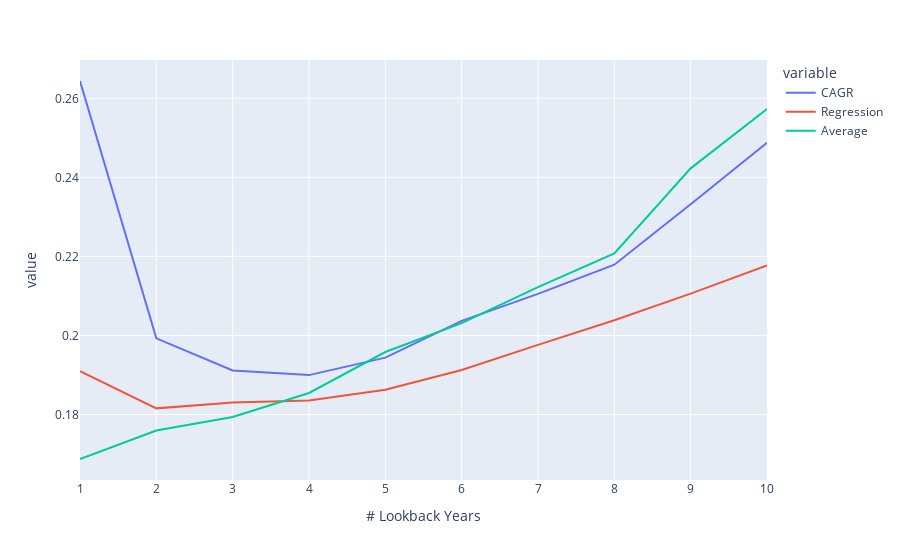

Notebook source saved alongside this figure:
### Markdown cell above
#### Combined Comparison

### Code cell
mse_combined = pd.concat([cagr_mae_mse['mse'], reg_mae_mse['mse'], avg_mae_mse['mse']], axis=1)
mse_combined.columns = ['CAGR', 'Regression', 'Average']
mse_combined.index.name = '# Lookback Years'
mse_combined.plot()

### Figure 1 — Plotly figure (JSON) as saved in the notebook; plotly's stock layout.template omitted (floating-point values rounded to 4 significant figures)
{"data": [{"hovertemplate": "variable=CAGR<br># Lookback Years=%{x}<br>value=%{y}<extra></extra>", "legendgroup": "CAGR", "line": {"color": "#636efa", "dash": "solid"}, "marker": {"symbol": "circle"}, "mode": "lines", "name": "CAGR", "orientation": "v", "showlegend": true, "type": "scatter", "x": [1, 2, 3, 4, 5, 6, 7, 8, 9, 10], "xaxis": "x", "y": [0.2644, 0.1993, 0.1911, 0.19, 0.1944, 0.2037, 0.2105, 0.2179, 0.2332, 0.2487], "yaxis": "y"}, {"hovertemplate": "variable=Regression<br># Lookback Years=%{x}<br>value=%{y}<extra></extra>", "legendgroup": "Regression", "line": {"color": "#EF553B", "dash": "solid"}, "marker": {"symbol": "circle"}, "mode": "lines", "name": "Regression", "orientation": "v", "showlegend": true, "type": "scatter", "x": [1, 2, 3, 4, 5, 6, 7, 8, 9, 10], "xaxis": "x", "y": [0.191, 0.1816, 0.183, 0.1836, 0.1863, 0.1913, 0.1976, 0.2039, 0.2106, 0.2177], "yaxis": "y"}, {"hovertemplate": "variable=Average<br># Lookback Years=%{x}<br>value=%{y}<extra></extra>", "legendgroup": "Average", "line": {"color": "#00cc96", "dash": "solid"}, "marker": {"symbol": "circle"}, "mode": "lines", "name": "Average", "orientation": "v", "showlegend": true, "type": "scatter", "x": [1, 2, 3, 4, 5, 6, 7, 8, 9, 10], "xaxis": "x", "y": [0.1687, 0.176, 0.1794, 0.1855, 0.1958, 0.2031, 0.2123, 0.2208, 0.2423, 0.2573], "yaxis": "y"}], "layout": {"legend": {"title": {"text": "variable"}, "tracegroupgap": 0}, "margin": {"t": 60}, "xaxis": {"anchor": "y", "domain": [0, 1], "title": {"text": "# Lookback Years"}}, "yaxis": {"anchor": "x", "domain": [0, 1], "title": {"text": "value"}}}}
